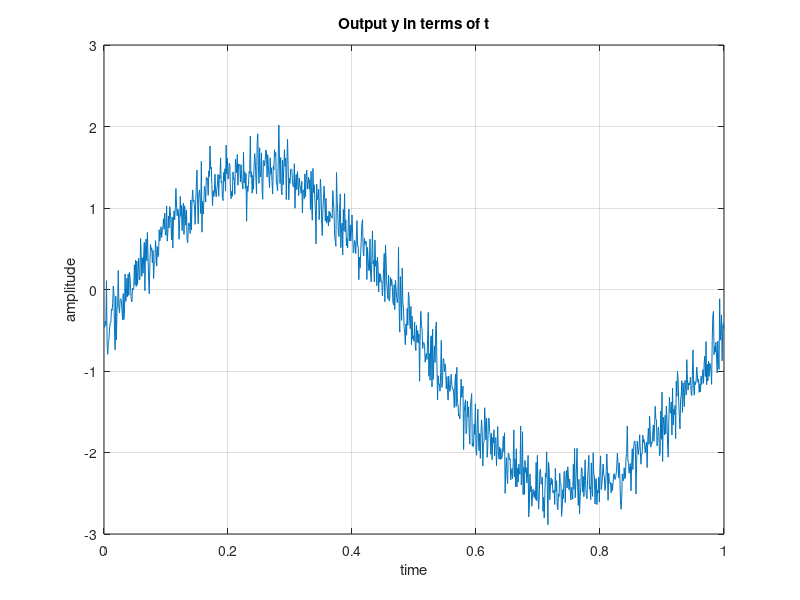

Reproduce this figure in MATLAB.

load('p2.mat');

t = 0:0.001:1;
figure;
plot(t, y);
title('Output y in terms of t');
xlabel('time');
ylabel('amplitude');
grid on;


